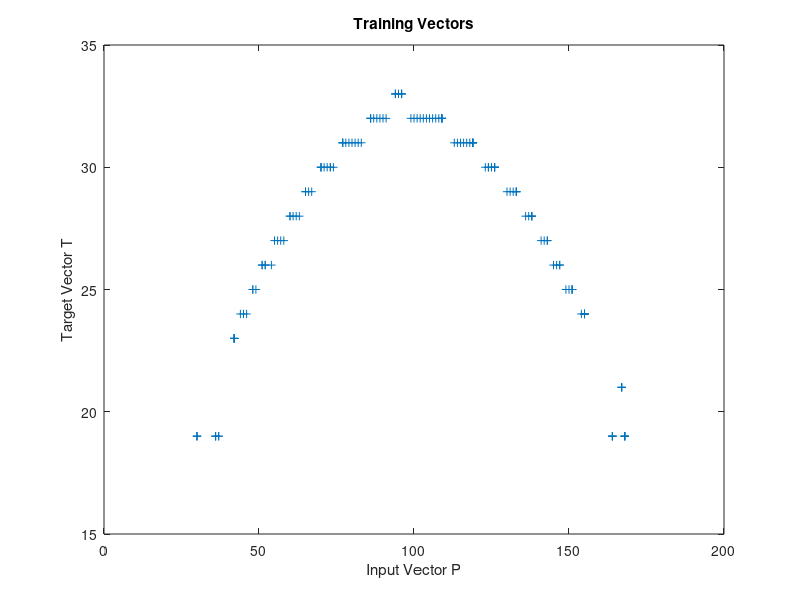

Write the MATLAB code that produced this figure. (Note: this script raises an error after producing the figure.)
clear all;close all;
load testdatafit.mat;
newSnap1 = edgesnap(matching,1:2);
X = newSnap1(:,1);
T = newSnap1(:,2);
%X = -1:.1:1;
%T = [-.9602 -.5770 -.0729  .3771  .6405  .6600  .4609 ...
%     .1336 -.2013 -.4344 -.5000 -.3930 -.1647  .0988 ...
%     .3072  .3960  .3449  .1816 -.0312 -.2189 -.3201];
plot(X,T,'+');
title('Training Vectors');
xlabel('Input Vector P');
ylabel('Target Vector T');

x = -3:.1:3;
a = radbas(x);
plot(x,a)
title('Radial Basis Transfer Function');
xlabel('Input p');
ylabel('Output a');

a2 = radbas(x-1.5);
a3 = radbas(x+2);
a4 = a + a2*1 + a3*0.5;
plot(x,a,'b-',x,a2,'b--',x,a3,'b--',x,a4,'m-')
title('Weighted Sum of Radial Basis Transfer Functions');
xlabel('Input p');
ylabel('Output a');

eg = 0.02; % sum-squared error goal
sc = 1;    % spread constant
net = newrb(X,T,eg,sc);

plot(X,T,'+');
xlabel('Input');

X = -1:.01:1;
Y = net(X);

hold on;
plot(X,Y,'-r');
hold off;
legend({'Target','Output'})